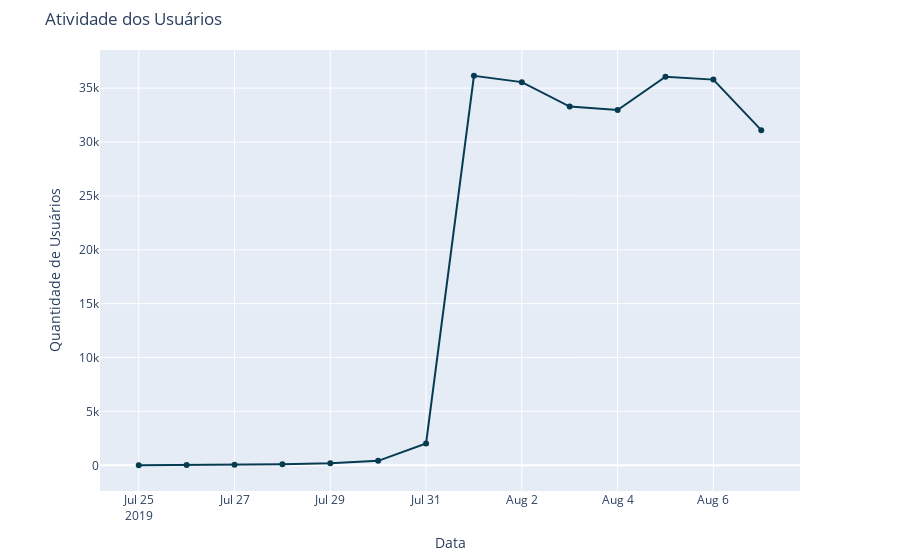

Notebook code for this chart:
### Markdown cell above
O gráfico apresenta padrões inconsistentes e passa a seguir padrões mais consistentes a partir do dia 1 de agosto.

### Code cell
temp_pivot = df.pivot_table(index='date', values='id', aggfunc='count')

data = go.Scatter(
    x=temp_pivot.index,
    y=temp_pivot['id'],
    mode='lines+markers',
    marker=dict(color='#063b52'),
    line=dict(width=2))

layout = go.Layout(
    title='Atividade dos Usuários',
    xaxis=dict(title='Data'),
    yaxis=dict(title='Quantidade de Usuários'),
    margin=dict(l=100, r=100, t=50, b=50))
fig = go.Figure(data=[data], layout=layout)


fig.show()

### Figure 1 — Plotly figure (JSON) as saved in the notebook; plotly's stock layout.template omitted (floating-point values rounded to 4 significant figures)
{"data": [{"line": {"width": 2}, "marker": {"color": "#063b52"}, "mode": "lines+markers", "type": "scatter", "x": ["2019-07-25T00:00:00", "2019-07-26T00:00:00", "2019-07-27T00:00:00", "2019-07-28T00:00:00", "2019-07-29T00:00:00", "2019-07-30T00:00:00", "2019-07-31T00:00:00", "2019-08-01T00:00:00", "2019-08-02T00:00:00", "2019-08-03T00:00:00", "2019-08-04T00:00:00", "2019-08-05T00:00:00", "2019-08-06T00:00:00", "2019-08-07T00:00:00"], "y": [9, 31, 55, 105, 184, 412, 2030, 36141, 35554, 33282, 32968, 36058, 35788, 31096]}], "layout": {"margin": {"b": 50, "l": 100, "r": 100, "t": 50}, "title": {"text": "Atividade dos Usuários"}, "xaxis": {"title": {"text": "Data"}}, "yaxis": {"title": {"text": "Quantidade de Usuários"}}}}
